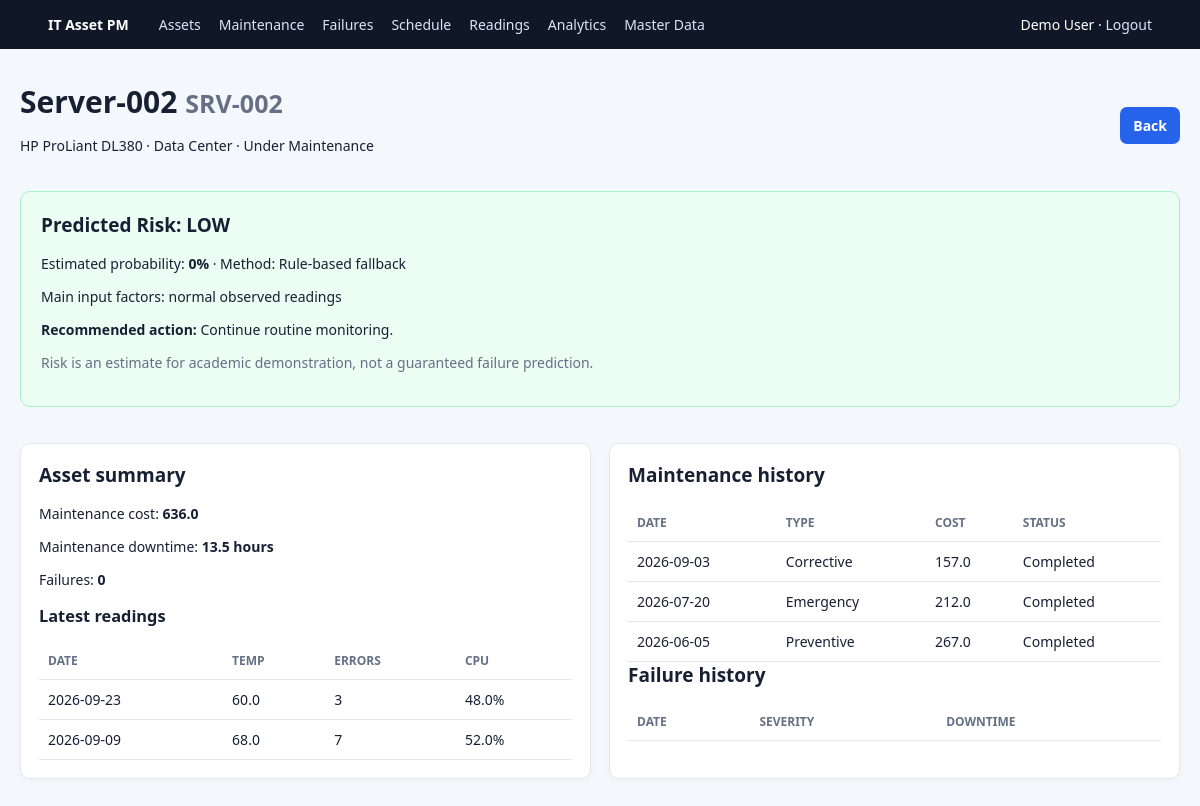
The page /assets/14 (signed in) on the database its author committed.
### tables this page shows
CREATE TABLE users (
    user_id INTEGER PRIMARY KEY AUTOINCREMENT,
    name TEXT NOT NULL,
    email TEXT NOT NULL UNIQUE COLLATE NOCASE,
    password TEXT NOT NULL,
    created_at TEXT NOT NULL DEFAULT CURRENT_TIMESTAMP
);

CREATE TABLE assets (
    asset_id INTEGER PRIMARY KEY AUTOINCREMENT,
    user_id INTEGER NOT NULL REFERENCES users(user_id) ON DELETE CASCADE,
    category_id INTEGER NOT NULL REFERENCES asset_categories(category_id) ON DELETE RESTRICT,
    asset_name TEXT NOT NULL,
    asset_tag TEXT NOT NULL UNIQUE,
    manufacturer TEXT,
    model TEXT,
    purchase_date TEXT NOT NULL,
    warranty_expiry TEXT,
    location TEXT NOT NULL,
    status TEXT NOT NULL CHECK(status IN ('Active','Under Maintenance','Retired')) DEFAULT 'Active',
    criticality TEXT NOT NULL CHECK(criticality IN ('Low','Medium','High')) DEFAULT 'Medium',
    installation_date TEXT,
    created_at TEXT NOT NULL DEFAULT CURRENT_TIMESTAMP
);

CREATE TABLE asset_readings (
    reading_id INTEGER PRIMARY KEY AUTOINCREMENT,
    asset_id INTEGER NOT NULL REFERENCES assets(asset_id) ON DELETE CASCADE,
    reading_date TEXT NOT NULL,
    cpu_usage REAL NOT NULL CHECK(cpu_usage BETWEEN 0 AND 100),
    memory_usage REAL NOT NULL CHECK(memory_usage BETWEEN 0 AND 100),
    temperature REAL NOT NULL CHECK(temperature >= 0),
    disk_usage REAL NOT NULL CHECK(disk_usage BETWEEN 0 AND 100),
    uptime_hours REAL NOT NULL CHECK(uptime_hours >= 0),
    error_count INTEGER NOT NULL CHECK(error_count >= 0)
);

CREATE TABLE maintenance_records (
    maintenance_id INTEGER PRIMARY KEY AUTOINCREMENT,
    asset_id INTEGER NOT NULL REFERENCES assets(asset_id) ON DELETE CASCADE,
    maintenance_type TEXT NOT NULL CHECK(maintenance_type IN ('Preventive','Corrective','Emergency')),
    maintenance_date TEXT NOT NULL,
    description TEXT NOT NULL,
    technician TEXT NOT NULL,
    cost REAL NOT NULL DEFAULT 0 CHECK(cost >= 0),
    downtime_hours REAL NOT NULL DEFAULT 0 CHECK(downtime_hours >= 0),
    status TEXT NOT NULL CHECK(status IN ('Scheduled','Completed','Pending')) DEFAULT 'Completed',
    created_at TEXT NOT NULL DEFAULT CURRENT_TIMESTAMP
);

### app.py (the view)
@app.route('/assets/<int:asset_id>')
@login_required
def asset_detail(asset_id):
    a=owned(asset_id)
    if not a: return redirect(url_for('assets'))
    c=get_db(); m=c.execute('SELECT * FROM maintenance_records WHERE asset_id=? ORDER BY maintenance_date DESC',(asset_id,)).fetchall(); f=c.execute('SELECT * FROM failure_records WHERE asset_id=? ORDER BY failure_date DESC',(asset_id,)).fetchall(); r=c.execute('SELECT * FROM asset_readings WHERE asset_id=? ORDER BY reading_date DESC',(asset_id,)).fetchall(); totals=c.execute('SELECT COALESCE(SUM(cost),0) cost,COALESCE(SUM(downtime_hours),0) downtime FROM maintenance_records WHERE asset_id=?',(asset_id,)).fetchone(); c.close(); return render_template('asset_detail.html',asset=a,maintenance=m,failures=f,readings=r,totals=totals,risk=risk_for_asset(asset_id))

### app.py (called while the page is built)
def login_required(f):
    @wraps(f)
    def w(*a,**kw):
        if not session.get('user_id'): flash('Please log in first.','warning'); return redirect(url_for('login'))
        return f(*a,**kw)
    return w

@app.context_processor
def inject(): return {'today':date.today().isoformat(),'user':g.get('user')}

@app.before_request
def load_user():
    g.user=None
    if session.get('user_id'):
        g.user=get_db().execute('SELECT * FROM users WHERE user_id=?',(session['user_id'],)).fetchone()

def owned(asset_id):
    return get_db().execute('SELECT * FROM assets WHERE asset_id=? AND user_id=?',(asset_id,session['user_id'])).fetchone()

### database.py (called while the page is built)
def get_db():
    conn = sqlite3.connect(DB_PATH)
    conn.row_factory = sqlite3.Row
    conn.execute('PRAGMA foreign_keys = ON')
    return conn

### templates/asset_detail.html
{% extends 'base.html' %}{% block content %}<div class=heading><div><h1>{{asset.asset_name}} <small>{{asset.asset_tag}}</small></h1><p>{{asset.manufacturer}} {{asset.model}} · {{asset.location}} · {{asset.status}}</p></div><a class=button href='{{url_for("assets")}}'>Back</a></div><div class='riskbox {{risk.level|lower}}'><h2>Predicted Risk: {{risk.level}}</h2><p>Estimated probability: <b>{{risk.probability}}%</b> · Method: {{risk.method}}</p><p>Main input factors: {{risk.factors|join(', ')}}</p><strong>Recommended action:</strong> {{risk.action}}<p class=muted>Risk is an estimate for academic demonstration, not a guaranteed failure prediction.</p></div><div class=grid2><section class=panel><h2>Asset summary</h2><p>Maintenance cost: <b>{{totals.cost}}</b></p><p>Maintenance downtime: <b>{{totals.downtime}} hours</b></p><p>Failures: <b>{{failures|length}}</b></p><h3>Latest readings</h3><table class=compact><tr><th>Date</th><th>Temp</th><th>Errors</th><th>CPU</th></tr>{% for x in readings[:5] %}<tr><td>{{x.reading_date}}</td><td>{{x.temperature}}</td><td>{{x.error_count}}</td><td>{{x.cpu_usage}}%</td></tr>{% endfor %}</table></section><section class=panel><h2>Maintenance history</h2><table class=compact><tr><th>Date</th><th>Type</th><th>Cost</th><th>Status</th></tr>{% for x in maintenance %}<tr><td>{{x.maintenance_date}}</td><td>{{x.maintenance_type}}</td><td>{{x.cost}}</td><td>{{x.status}}</td></tr>{% endfor %}</table><h2>Failure history</h2><table class=compact><tr><th>Date</th><th>Severity</th><th>Downtime</th></tr>{% for x in failures %}<tr><td>{{x.failure_date}}</td><td>{{x.severity}}</td><td>{{x.downtime_hours}}</td></tr>{% endfor %}</table></section></div>{% endblock %}

### templates/base.html (shortened to what this page needs)
<!doctype html><html><head><link rel=stylesheet href='{{url_for("static",filename="css/style.css")}}'></head><body><nav><a class=brand href='{{url_for("dashboard")}}'>IT Asset PM</a>{% if user %}<a href='{{url_for("assets")}}'>Assets</a><a href='{{url_for("maintenance")}}'>Maintenance</a><a href='{{url_for("failures")}}'>Failures</a><a href='{{url_for("schedule")}}'>Schedule</a><a href='{{url_for("readings")}}'>Readings</a><a href='{{url_for("analytics")}}'>Analytics</a><a href='{{url_for("masters")}}'>Master Data</a><span class=navuser>{{user['name']}} · <a href='{{url_for("logout")}}'>Logout</a></span>{% endif %}</nav><main>{% block content %}{% endblock %}</main></body></html>

### static/css/style.css (style rules this page uses)
:root { --bg:#f4f7fb;--ink:#172033;--muted:#667085;--blue:#2563eb;--line:#e5e7eb;--panel:#fff }
* { box-sizing:border-box }
body { margin:0;background:var(--bg);color:var(--ink);font:14px system-ui,-apple-system,Segoe UI,sans-serif }
nav { background:#101828;color:#fff;padding:15px 4%;display:flex;gap:18px;align-items:center;flex-wrap:wrap }
nav a { color:#dbe5f5;text-decoration:none }
.brand { font-weight:800;color:#fff;margin-right:12px }
.navuser { margin-left:auto }
main { max-width:1240px;margin:32px auto;padding:0 20px }
h1 { font-size:30px;margin:0 0 8px }
h2 { font-size:19px;margin-top:0 }
h3 { margin-bottom:8px }
.muted,small { color:var(--muted) }
.heading { display:flex;justify-content:space-between;align-items:center;margin-bottom:22px }
.card,.panel { background:var(--panel);border:1px solid var(--line);border-radius:10px;padding:18px;box-shadow:0 2px 6px #10182808 }
.grid2 { display:grid;grid-template-columns:1fr 1fr;gap:18px;margin-top:18px }
.panel { margin:16px 0;overflow:auto }
table { border-collapse:collapse;width:100%;min-width:520px }
th,td { padding:10px 9px;border-bottom:1px solid var(--line);text-align:left }
th { font-size:12px;color:var(--muted);text-transform:uppercase }
.compact { min-width:0;margin-top:15px }
.button,button { border:0;border-radius:7px;background:var(--blue);color:#fff;padding:9px 13px;text-decoration:none;cursor:pointer;font-weight:600;display:inline-block }
.riskbox { padding:20px;border-radius:10px;background:#ecfdf3;border:1px solid #abefc6;margin:20px 0 }

### rows shown on the page
users: name "Demo User"
assets: asset_name "Server-002", asset_tag "SRV-002", manufacturer "HP", model "ProLiant DL380", location "Data Center", status "Under Maintenance"
asset_readings: reading_date "2026-09-23", temperature "60.0", error_count "3", cpu_usage "48.0"
asset_readings: reading_date "2026-09-09", temperature "68.0", error_count "7", cpu_usage "52.0"
maintenance_records: maintenance_date "2026-09-03", maintenance_type "Corrective", cost "157.0", status "Completed"
maintenance_records: maintenance_date "2026-07-20", maintenance_type "Emergency", cost "212.0", status "Completed"
maintenance_records: maintenance_date "2026-06-05", maintenance_type "Preventive", cost "267.0", status "Completed"

### other values the page prints
{{ risk.level }} "LOW"
{{ risk.probability }} "0"
{{ risk.method }} "Rule-based fallback"
{{ risk.factors|join(', ') }} "normal observed readings"
{{ risk.action }} "Continue routine monitoring."
{{ totals.cost }} "636.0"
{{ totals.downtime }} "13.5"
{{ failures|length }} "0"
